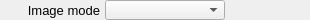
    <widget class="PyDMFrame" name="composite_5">
      <property name="geometry">
        <rect>
          <x>25</x>
          <y>155</y>
          <width>310</width>
          <height>20</height>
        </rect>
      </property>
      <widget class="QLabel" name="text_5">
        <property name="geometry">
          <rect>
            <x>0</x>
            <y>0</y>
            <width>100</width>
            <height>20</height>
          </rect>
        </property>
        <property name="text">
          <string>Image mode</string>
        </property>
        <property name="font" stdset="0">
          <font>
            <pointsize>10</pointsize>
          </font>
        </property>
        <property name="brush" stdset="0">
          <brush brushstyle="SolidPattern">
            <color alpha="255">
              <red>0</red>
              <green>0</green>
              <blue>0</blue>
            </color>
          </brush>
        </property>
        <property name="toolTip">
          <string>text_5</string>
        </property>
        <property name="alignment">
          <set>Qt::AlignRight|Qt::AlignTrailing|Qt::AlignVCenter</set>
        </property>
        <property name="styleSheet">
          <string notr="true">QLabel#text_5 {
  color: rgb(0, 0, 0);
  }</string>
        </property>
      </widget>
      <widget class="PyDMEnumComboBox" name="menu">
        <property name="geometry">
          <rect>
            <x>105</x>
            <y>0</y>
            <width>120</width>
            <height>20</height>
          </rect>
        </property>
        <property name="toolTip">
          <string>${prefix}ImageMode</string>
        </property>
        <property name="channel" stdset="0">
          <string>ca://${prefix}ImageMode</string>
        </property>
        <property name="font" stdset="0">
          <font>
            <pointsize>10</pointsize>
          </font>
        </property>
        <property name="styleSheet">
          <string notr="true">PyDMEnumComboBox#menu {
  color: rgb(0, 0, 0);
  background-color: rgb(115, 223, 255);
  }</string>
        </property>
      </widget>
      <widget class="PyDMLabel" name="text_update_5">
        <property name="geometry">
          <rect>
            <x>230</x>
            <y>2</y>
            <width>80</width>
            <height>18</height>
          </rect>
        </property>
        <property name="toolTip">
          <string>PV: ${prefix}ImageMode_RBV</string>
        </property>
        <property name="channel" stdset="0">
          <string>ca://${prefix}ImageMode_RBV</string>
        </property>
        <property name="displayFormat" stdset="0">
          <enum>PyDMLabel::String</enum>
        </property>
        <property name="font" stdset="0">
          <font>
            <pointsize>10</pointsize>
          </font>
        </property>
        <property name="alignment">
          <set>Qt::AlignLeading|Qt::AlignLeft|Qt::AlignVCenter</set>
        </property>
        <property name="textInteractionFlags">
          <set>Qt::TextSelectableByKeyboard|Qt::TextSelectableByMouse</set>
        </property>
        <property name="styleSheet">
          <string notr="true">PyDMLabel#text_update_5 {
  color: rgb(10, 0, 184);
  background-color: rgb(187, 187, 187);
  }</string>
        </property>
      </widget>
    </widget>
